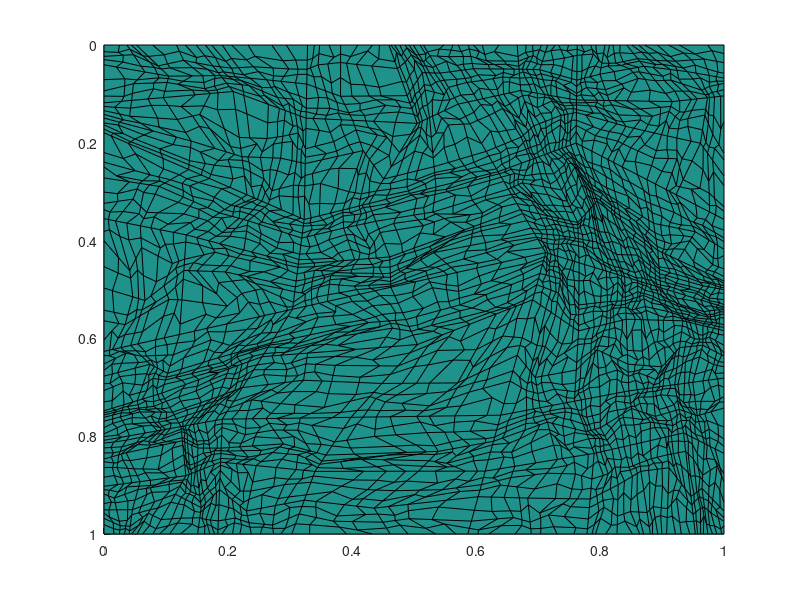

Write MATLAB code to recreate this figure.
% This routine generates an nm by nm mesh, commonly known as a
% Shestakov mesh, with 0 < r < rm and 0 < z < zm. The randomness
% is controlled by parameter "a", where 0 <= a <= 0.5. A value of 
% a = 0.5 gives a rectangular mesh. Boomerang zones are allowed 
% but bowties are not allowed.
%
% Matlab version by Jean C. Ragusa, Texas A&M University, April 1, 2013
%
% based on the original Fortran program by Alek Shestakov; that program 
% is found in: Nuclear Science & Engineering, Vol 105, pp.88-104 (1990),
% "Test Problems in Radiative Transfer Calculations", by A. Shestakov, 
% D. Kershaw, and G. Zimmerman


clear all; close all; clc;

% number of subdivisions of the original rectangle
nc = 6;
% random parameter
a  = 0.28;
% rectangle dimensions
L = 1;
rm = L;
zm = L;

% allocate memory
nm = 2^nc + 1;
ind = nm-1;
r=zeros(nm,nm);
z=zeros(nm,nm);

% initialize 4 corners
for i = 0:1
    k = 1 + i*ind;
    for j = 0:1
        l = 1 + j*ind;
        r(k,l) = L*(1-i);
        z(k,l) = L*j;
    end
end

% fill in the rest of the points
for nl = 0:nc-1
    nn = 2^nl;
    inc = ind/nn;
    inch = inc/2;
    for k = 1:nn
        k1 = 1+(k-1)*inc;
        k2 = k1+inc;
        k3 = k1+inch;
        for l = 1:nn
            l1 = 1+(l-1)*inc;
            l2 = l1+inc;
            l3 = l1+inch;
            if (l==1)
                ar = a+rand(1,1)*(1-2*a);
                r(k3,l1) = ar*r(k1,l1)+(1-ar)*r(k2,l1);
                z(k3,l1) = ar*z(k1,l1)+(1-ar)*z(k2,l1);
            end
            ar = a+rand(1,1)*(1-2*a);
            r(k2,l3) = ar*r(k2,l1)+(1-ar)*r(k2,l2);
            z(k2,l3) = ar*z(k2,l1)+(1-ar)*z(k2,l2);
            ar = a+rand(1,1)*(1-2*a);
            r(k3,l2) = ar*r(k1,l2)+(1-ar)*r(k2,l2);
            z(k3,l2) = ar*z(k1,l2)+(1-ar)*z(k2,l2);
            if (k==1)
                ar = a+rand(1,1)*(1-2*a);
                r(k1,l3) = ar*r(k1,l1)+(1-ar)*r(k1,l2);
                z(k1,l3) = ar*z(k1,l1)+(1-ar)*z(k1,l2);
            end
            ar = a+rand(1,1)*(1-2*a);
            br = a+rand(1,1)*(1-2*a);
            r1 = r(k1,l1);
            r2 = r(k2,l1);
            r3 = r(k2,l2);
            r4 = r(k1,l2);
            z1 = z(k1,l1);
            z2 = z(k2,l1);
            z3 = z(k2,l2);
            z4 = z(k1,l2);
            % check for boomerang zones
            det2 = (r2-r1)*(z3-z2)-(r3-r2)*(z2-z1);
            det3 = (r3-r2)*(z4-z3)-(r4-r3)*(z3-z2);
            det4 = (r4-r3)*(z1-z4)-(r1-r4)*(z4-z3);
            det1 = (r1-r4)*(z2-z1)-(r2-r1)*(z1-z4);
            if (det2>0)
                d = (r4-r3)*(z2-z1)-(r2-r1)*(z4-z3);
                r3p = ((r2-r1)*(r4*z3-r3*z4)-(r4-r3)*(r2*z1-r1*z2))/d;
                z3p = ((z2-z1)*(r4*z3-r3*z4)-(z4-z3)*(r2*z1-r1*z2))/d;
                d = (r4-r1)*(z2-z3)-(r2-r3)*(z4-z1);
                r1p = ((r2-r3)*(r4*z1-r1*z4)-(r4-r1)*(r2*z3-r3*z2))/d;
                z1p = ((z2-z3)*(r4*z1-r1*z4)-(z4-z1)*(r2*z3-r3*z2))/d;
                r3 = r3p;
                z3 = z3p;
                r1 = r1p;
                z1 = z1p;
            elseif (det3>0)
                d = (r1-r4)*(z3-z2)-(r3-r2)*(z1-z4);
                r4p = ((r3-r2)*(r1*z4-r4*z1)-(r1-r4)*(r3*z2-r2*z3))/d;
                z4p = ((z3-z2)*(r1*z4-r4*z1)-(z1-z4)*(r3*z2-r2*z3))/d;
                d = (r1-r2)*(z3-z4)-(r3-r4)*(z1-z2);
                r2p = ((r3-r4)*(r1*z2-r2*z1)-(r1-r2)*(r3*z4-r4*z3))/d;
                z2p = ((z3-z4)*(r1*z2-r2*z1)-(z1-z2)*(r3*z4-r4*z3))/d;
                r4 = r4p;
                z4 = z4p;
                r2 = r2p;
                z2 = z2p;
            elseif (det4>0)
                d = (r2-r1)*(z4-z3)-(r4-r3)*(z2-z1);
                r1p = ((r4-r3)*(r2*z1-r1*z2)-(r2-r1)*(r4*z3-r3*z4))/d;
                z1p = ((z4-z3)*(r2*z1-r1*z2)-(z2-z1)*(r4*z3-r3*z4))/d;
                d = (r2-r3)*(z4-z1)-(r4-r1)*(z2-z3);
                r3p = ((r4-r1)*(r2*z3-r3*z2)-(r2-r3)*(r4*z1-r1*z4))/d;
                z3p = ((z4-z1)*(r2*z3-r3*z2)-(z2-z3)*(r4*z1-r1*z4))/d;
                r1 = r1p;
                z1 = z1p;
                r3 = r3p;
                z3 = z3p;
            elseif (det1>0)
                d = (r3-r2)*(z1-z4)-(r1-r4)*(z3-z2);
                r2p = ((r1-r4)*(r3*z2-r2*z3)-(r3-r2)*(r1*z4-r4*z1))/d;
                z2p = ((z1-z4)*(r3*z2-r2*z3)-(z3-z2)*(r1*z4-r4*z1))/d;
                d = (r3-r4)*(z1-z2)-(r1-r2)*(z3-z4);
                r4p = ((r1-r2)*(r3*z4-r4*z3)-(r3-r4)*(r1*z2-r2*z1))/d;
                z4p = ((z1-z2)*(r3*z4-r4*z3)-(z3-z4)*(r1*z2-r2*z1))/d;
                r2 = r2p;
                z2 = z2p;
                r4 = r4p;
                z4 = z4p;
            end
            r(k3,l3) = ar*br*r1 + ar*(1-br)*r4 + (1-ar)*br*r2 + (1-ar)*(1-br)*r3;
            z(k3,l3) = ar*br*z1 + ar*(1-br)*z4 + (1-ar)*br*z2 + (1-ar)*(1-br)*z3;
        end
    end
end

% plotting in matlab
figure(1)
surf(r,z,ones(nm,nm))
view(0,-90)